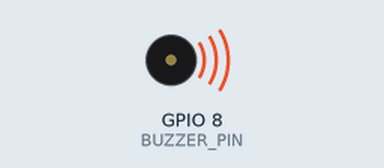
Simulated run of this program. Board: ESP32-S3. On the bench: buzzer (waves = sounding).

Above: at 0.22 s.
At 32.1 s:
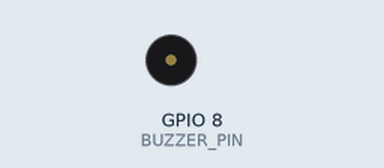
Timing chart, 0 to 40.0 s (numbered marks = the images above):
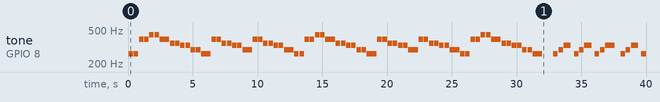

Measured:
- by itself, tone on GPIO 8 (BUZZER_PIN): plays 262 Hz for 0.35 s, 262 Hz for 0.35 s, 392 Hz for 0.35 s, 392 Hz for 0.35 s, 440 Hz for 0.35 s, 440 Hz for 0.35 s … (83 notes in this stretch)

The program:

main.cpp
```cpp
#include <freertos/FreeRTOS.h>
#include <freertos/task.h>
#include <esp_timer.h>
#include <esp_log.h>
#include "hardware/PWM.hpp"
#include "hardware/Buzzer.hpp"
#include "Melody.hpp"
#include "MelodyPlayer.hpp"

static constexpr gpio_num_t BUZZER_PIN = GPIO_NUM_8;
static constexpr uint64_t   TICK_US    = 50'000; // 50 ms

static PWM          buzzerPwm(BUZZER_PIN, LEDC_CHANNEL_0, LEDC_TIMER_0, Notes::C4);
static Buzzer       buzzer(buzzerPwm);
static MelodyPlayer player(MELODIES, MELODY_COUNT);

static const char* TAG = "PLAYER";

static void onTick(void*)
{
    const char* before = player.currentName();
    player.tick(buzzer);
    if (player.currentName() != before)
        ESP_LOGI(TAG, "Now playing: %s", player.currentName());
}

extern "C" void app_main()
{
    buzzer.init();
    ESP_LOGI(TAG, "Starting: %s", player.currentName());

    esp_timer_create_args_t args = {
        .callback        = onTick,
        .arg             = nullptr,
        .dispatch_method = ESP_TIMER_TASK,
        .name            = "melody",
    };
    esp_timer_handle_t timer;
    ESP_ERROR_CHECK(esp_timer_create(&args, &timer));
    ESP_ERROR_CHECK(esp_timer_start_periodic(timer, TICK_US));

    while (1)
        vTaskDelay(portMAX_DELAY);
}
```

Melody.hpp
```cpp
#pragma once
#include <cstddef>
#include <cstdint>
#include "Notes.hpp"

struct Note { uint32_t freq; uint8_t ticks; };

using N = Notes;

// 8 ticks = quarter note at 50 ms tick (~150 BPM)
// 16 ticks = half note, 4 ticks = eighth note

static const Note TWINKLE[] = {
    // Verse 1: "Twinkle twinkle little star / How I wonder what you are"
    {N::C4,8},{N::C4,8},{N::G4,8},{N::G4,8},{N::A4,8},{N::A4,8},{N::G4,16},
    {N::F4,8},{N::F4,8},{N::E4,8},{N::E4,8},{N::D4,8},{N::D4,8},{N::C4,16},
    // Bridge: "Up above the world so high / Like a diamond in the sky"
    {N::G4,8},{N::G4,8},{N::F4,8},{N::F4,8},{N::E4,8},{N::E4,8},{N::D4,16},
    {N::G4,8},{N::G4,8},{N::F4,8},{N::F4,8},{N::E4,8},{N::E4,8},{N::D4,16},
    // Verse 2
    {N::C4,8},{N::C4,8},{N::G4,8},{N::G4,8},{N::A4,8},{N::A4,8},{N::G4,16},
    {N::F4,8},{N::F4,8},{N::E4,8},{N::E4,8},{N::D4,8},{N::D4,8},{N::C4,16},
    // Bridge
    {N::G4,8},{N::G4,8},{N::F4,8},{N::F4,8},{N::E4,8},{N::E4,8},{N::D4,16},
    {N::G4,8},{N::G4,8},{N::F4,8},{N::F4,8},{N::E4,8},{N::E4,8},{N::D4,16},
    // Verse 3
    {N::C4,8},{N::C4,8},{N::G4,8},{N::G4,8},{N::A4,8},{N::A4,8},{N::G4,16},
    {N::F4,8},{N::F4,8},{N::E4,8},{N::E4,8},{N::D4,8},{N::D4,8},{N::C4,16},
    {N::REST,16},
};

static const Note BABY_SHARK[] = {
    // Baby shark
    {N::C4,8},{N::D4,8},{N::E4,12},{N::REST,4},
    {N::C4,8},{N::D4,8},{N::E4,12},{N::REST,4},
    {N::C4,8},{N::D4,8},{N::E4,16},{N::REST,8},
    // Mommy shark
    {N::C4,8},{N::D4,8},{N::E4,12},{N::REST,4},
    {N::C4,8},{N::D4,8},{N::E4,12},{N::REST,4},
    {N::C4,8},{N::D4,8},{N::E4,16},{N::REST,8},
    // Daddy shark
    {N::C4,8},{N::D4,8},{N::E4,12},{N::REST,4},
    {N::C4,8},{N::D4,8},{N::E4,12},{N::REST,4},
    {N::C4,8},{N::D4,8},{N::E4,16},{N::REST,8},
    // Run away!
    {N::E4,8},{N::D4,8},{N::C4,8},{N::REST,4},
    {N::E4,8},{N::D4,8},{N::C4,8},{N::REST,4},
    {N::E4,8},{N::D4,8},{N::C4,16},{N::REST,8},
    // It's the end
    {N::C4,8},{N::D4,8},{N::E4,8},{N::D4,8},{N::C4,24},
    {N::REST,16},
};

static const Note JINGLE_BELLS[] = {
    // "Jingle bells, jingle bells, jingle all the way"
    {N::E4,8},{N::E4,8},{N::E4,16},
    {N::E4,8},{N::E4,8},{N::E4,16},
    {N::E4,8},{N::G4,8},{N::C4,8},{N::D4,8},{N::E4,24},
    // "Oh what fun it is to ride in a one-horse open sleigh, hey!"
    {N::F4,8},{N::F4,8},{N::F4,8},{N::F4,8},
    {N::F4,8},{N::E4,8},{N::E4,8},{N::E4,8},
    {N::E4,8},{N::D4,8},{N::D4,8},{N::E4,8},{N::D4,16},{N::G4,16},
    // "Jingle bells, jingle bells, jingle all the way"
    {N::E4,8},{N::E4,8},{N::E4,16},
    {N::E4,8},{N::E4,8},{N::E4,16},
    {N::E4,8},{N::G4,8},{N::C4,8},{N::D4,8},{N::E4,24},
    // "Oh what fun it is to ride in a one-horse open sleigh!"
    {N::F4,8},{N::F4,8},{N::F4,8},{N::F4,8},
    {N::F4,8},{N::E4,8},{N::E4,8},{N::E4,8},
    {N::G4,8},{N::G4,8},{N::F4,8},{N::D4,8},{N::C4,32},
    {N::REST,16},
};

static const Note WE_WILL_ROCK_YOU[] = {
    // Stomp stomp clap (boom-gap-boom-gap-CLAP) x4
    {N::C4,6},{N::REST,4},{N::C4,6},{N::REST,4},{N::G4,16},{N::REST,8},
    {N::C4,6},{N::REST,4},{N::C4,6},{N::REST,4},{N::G4,16},{N::REST,8},
    {N::C4,6},{N::REST,4},{N::C4,6},{N::REST,4},{N::G4,16},{N::REST,8},
    {N::C4,6},{N::REST,4},{N::C4,6},{N::REST,4},{N::G4,16},{N::REST,8},
    // "We will, we will rock you"
    {N::G4,8},{N::G4,8},{N::G4,8},{N::E4,8},{N::G4,16},{N::REST,8},
    {N::G4,8},{N::G4,8},{N::G4,8},{N::E4,8},{N::G4,16},{N::REST,8},
    // Stomp stomp clap x4
    {N::C4,6},{N::REST,4},{N::C4,6},{N::REST,4},{N::G4,16},{N::REST,8},
    {N::C4,6},{N::REST,4},{N::C4,6},{N::REST,4},{N::G4,16},{N::REST,8},
    {N::C4,6},{N::REST,4},{N::C4,6},{N::REST,4},{N::G4,16},{N::REST,8},
    {N::C4,6},{N::REST,4},{N::C4,6},{N::REST,4},{N::G4,16},{N::REST,8},
    // Final "we will, we will rock you"
    {N::G4,8},{N::G4,8},{N::G4,8},{N::E4,8},{N::G4,32},
    {N::REST,16},
};

static const Note OLD_MACDONALD[] = {
    // "Old MacDonald had a farm, E-I-E-I-O"
    {N::C4,8},{N::C4,8},{N::C4,8},{N::G4,8},{N::A4,8},{N::A4,8},{N::G4,16},
    {N::E4,8},{N::E4,8},{N::D4,8},{N::D4,8},{N::C4,16},
    // "And on his farm he had a cow, E-I-E-I-O"
    {N::C4,8},{N::C4,8},{N::C4,8},{N::G4,8},{N::A4,8},{N::A4,8},{N::G4,16},
    {N::E4,8},{N::E4,8},{N::D4,8},{N::D4,8},{N::C4,16},
    // "With a moo moo here, and a moo moo there"
    {N::E4,6},{N::E4,6},{N::REST,4},{N::E4,6},{N::E4,6},{N::REST,4},
    {N::E4,6},{N::E4,6},{N::REST,4},{N::E4,6},{N::E4,6},{N::REST,4},
    // "Here a moo, there a moo, everywhere a moo moo"
    {N::G4,6},{N::E4,6},{N::G4,6},{N::E4,6},
    {N::E4,4},{N::E4,4},{N::E4,4},{N::E4,4},{N::E4,8},
    // "Old MacDonald had a farm, E-I-E-I-O"
    {N::C4,8},{N::C4,8},{N::C4,8},{N::G4,8},{N::A4,8},{N::A4,8},{N::G4,16},
    {N::E4,8},{N::E4,8},{N::D4,8},{N::D4,8},{N::C4,24},
    {N::REST,16},
};

// --- Melody table ---

struct MelodyDef {
    const char* name;
    const Note* notes;
    size_t      length;
};

static const MelodyDef MELODIES[] = {
    {"Twinkle Twinkle", TWINKLE,          sizeof(TWINKLE)          / sizeof(*TWINKLE)         },
    {"Baby Shark",      BABY_SHARK,        sizeof(BABY_SHARK)       / sizeof(*BABY_SHARK)      },
    {"Jingle Bells",    JINGLE_BELLS,      sizeof(JINGLE_BELLS)     / sizeof(*JINGLE_BELLS)    },
    {"We Will Rock You",WE_WILL_ROCK_YOU,  sizeof(WE_WILL_ROCK_YOU) / sizeof(*WE_WILL_ROCK_YOU)},
    {"Old MacDonald",   OLD_MACDONALD,     sizeof(OLD_MACDONALD)    / sizeof(*OLD_MACDONALD)   },
};
static constexpr size_t MELODY_COUNT = sizeof(MELODIES) / sizeof(*MELODIES);
```

MelodyPlayer.hpp
```cpp
#pragma once
#include "Melody.hpp"
#include "hardware/Buzzer.hpp"

class MelodyPlayer
{
    const MelodyDef* _melodies;
    size_t           _count;
    size_t           _melodyIdx = 0;
    size_t           _noteIdx   = 0;
    uint8_t          _ticksLeft = 0;
    uint32_t         _curFreq   = Notes::REST;

public:
    MelodyPlayer(const MelodyDef* melodies, size_t count)
        : _melodies(melodies), _count(count) {}

    const char* currentName() const { return _melodies[_melodyIdx].name; }

    void tick(Buzzer& buzzer)
    {
        if (_ticksLeft == 0) {
            if (_noteIdx >= _melodies[_melodyIdx].length) {
                _noteIdx   = 0;
                _melodyIdx = (_melodyIdx + 1) % _count;
            }
            const Note& n = _melodies[_melodyIdx].notes[_noteIdx++];
            _curFreq   = n.freq;
            _ticksLeft = n.ticks;
            if (_curFreq == Notes::REST)
                buzzer.silence();
            else
                buzzer.playNote(_curFreq);
        }
        // Brief silence on the last tick of every pitched note for articulation
        if (_ticksLeft == 1 && _curFreq != Notes::REST)
            buzzer.silence();
        --_ticksLeft;
    }
};
```

Notes.hpp
```cpp
#pragma once
#include <cstdint>

struct Notes {
    static constexpr uint32_t REST = 0;
    static constexpr uint32_t C4  = 262;
    static constexpr uint32_t D4  = 294;
    static constexpr uint32_t E4  = 330;
    static constexpr uint32_t F4  = 349;
    static constexpr uint32_t G4  = 392;
    static constexpr uint32_t A4  = 440;
    static constexpr uint32_t B4  = 494;
    static constexpr uint32_t C5  = 523;
};
```

Buzzer.hpp
```cpp
#pragma once
#include "PWM.hpp"

class Buzzer
{
    PWM& _pwm;

public:
    explicit Buzzer(PWM& pwm) : _pwm(pwm) {}

    void init() { _pwm.init(); }

    void playNote(uint32_t freqHz)
    {
        _pwm.setFreq(freqHz);
        _pwm.power(50);
    }

    void silence() { _pwm.off(); }
};
```

PWM.hpp
```cpp
#pragma once
#include <driver/ledc.h>
#include <driver/gpio.h>

class PWM
{
    static constexpr ledc_timer_bit_t RESOLUTION = LEDC_TIMER_10_BIT;
    static constexpr uint32_t MAX_DUTY = (1u << RESOLUTION) - 1;

    gpio_num_t _pin;
    ledc_channel_t _channel;
    ledc_timer_t _timer;
    uint32_t _freqHz;
    uint32_t _duty = MAX_DUTY;
    bool _on = false;

    void applyDuty(uint32_t duty)
    {
        ledc_set_duty(LEDC_LOW_SPEED_MODE, _channel, duty);
        ledc_update_duty(LEDC_LOW_SPEED_MODE, _channel);
    }

public:
    explicit PWM(gpio_num_t pin,
                 ledc_channel_t channel = LEDC_CHANNEL_0,
                 ledc_timer_t timer = LEDC_TIMER_0,
                 uint32_t freqHz = 1000)
        : _pin(pin), _channel(channel), _timer(timer), _freqHz(freqHz) {}

    void init()
    {
        ledc_timer_config_t timerCfg = {
            .speed_mode      = LEDC_LOW_SPEED_MODE,
            .duty_resolution = RESOLUTION,
            .timer_num       = _timer,
            .freq_hz         = _freqHz,
            .clk_cfg         = LEDC_AUTO_CLK,
        };
        ledc_timer_config(&timerCfg);

        ledc_channel_config_t channelCfg = {
            .gpio_num   = (int)_pin,
            .speed_mode = LEDC_LOW_SPEED_MODE,
            .channel    = _channel,
            .intr_type  = LEDC_INTR_DISABLE,
            .timer_sel  = _timer,
            .duty       = 0,
            .hpoint     = 0,
        };
        ledc_channel_config(&channelCfg);
    }

    void setFreq(uint32_t hz)
    {
        _freqHz = hz;
        ledc_set_freq(LEDC_LOW_SPEED_MODE, _timer, hz);
    }

    void on()  { _on = true;  applyDuty(_duty); }
    void off() { _on = false; applyDuty(0); }

    void power(uint8_t percents)
    {
        if (percents > 100) percents = 100;
        uint32_t newDuty = (uint32_t)percents * MAX_DUTY / 100;
        if (newDuty == _duty && _on) return;
        _duty = newDuty;
        _on   = percents > 0;
        applyDuty(_duty);
    }
};
```
